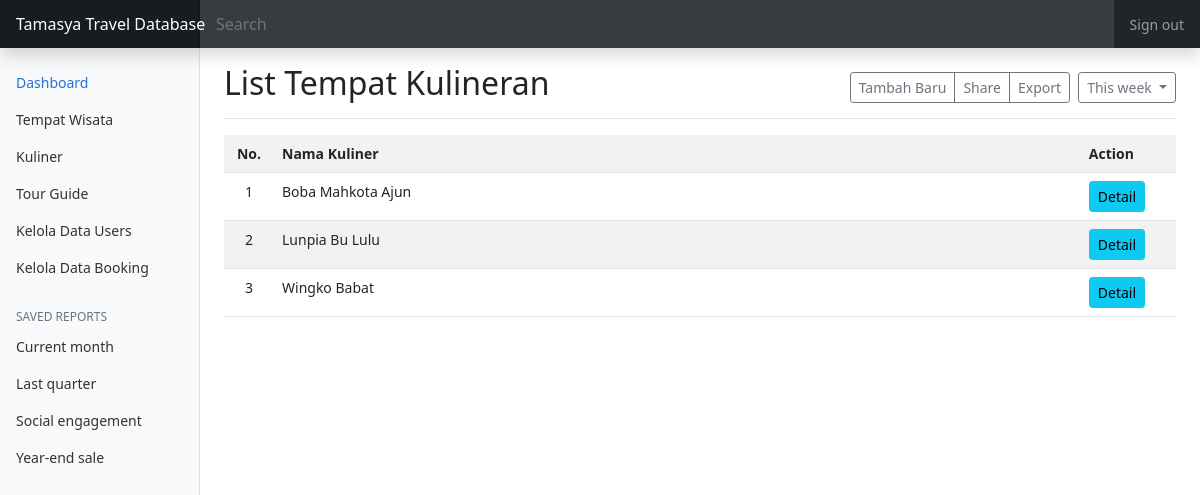
Screenshot of /cobaprojek/explore.php?page=kuliner with the database file from the repository.
### tables this page shows
CREATE TABLE `kuliner` (
  `id_kuliner` int(11) NOT NULL,
  `nama_kuliner` varchar(256) NOT NULL,
  `deskripsi` varchar(256) NOT NULL,
  `alamat` varchar(256) NOT NULL,
  `foto` varchar(256) NOT NULL
);

### cobaprojek/pages/kuliner.php (the view, shortened to what this page needs)
<div class="d-flex justify-content-between flex-wrap flex-md-nowrap align-items-center pt-3 pb-2 mb-3 border-bottom">
    <h1 class="h2">List Tempat Kulineran</h1>
    <div class="btn-toolbar mb-2 mb-md-0">
      <div class="btn-group me-2">
        <a href="?page=kuliner_create" class="btn btn-sm btn-outline-secondary">Tambah Baru</a>
        <button type="button" class="btn btn-sm btn-outline-secondary">Share</button>
        <button type="button" class="btn btn-sm btn-outline-secondary">Export</button>
      </div>
      <button type="button" class="btn btn-sm btn-outline-secondary dropdown-toggle">
        This week
      </button>
    </div>
</div>
<?php
    $sql = "select * from kuliner";
    $result = mysqli_query($koneksi,$sql);
?>
<table class="table table-striped">
    <tr>
        <th width="50px" class="text-center">No.</th>
        <th>Nama Kuliner</th>
        <th width="10%">Action</th>
    </tr>
    <?php
    $no = 0;
    while($row = mysqli_fetch_assoc($result))
    {
        $no++;
        echo "<tr>
            <td class='text-center'>".$no."</td>
            <td>".$row['nama_kuliner']."</td>
            <td><a href='?page=kuliner_detail&id_kuliner=".$row['id_kuliner']."' class='btn btn-sm btn-info'>Detail</a></td>
        </tr>";
    }
    ?>
</table>

### cobaprojek/assets/css/dashboard.css (style rules this page uses)
body { font-size: .875rem; }

### rows the page displays
kuliner: nama_kuliner "Boba Mahkota Ajun"
kuliner: nama_kuliner "Lunpia Bu Lulu"
kuliner: nama_kuliner "Wingko Babat"
